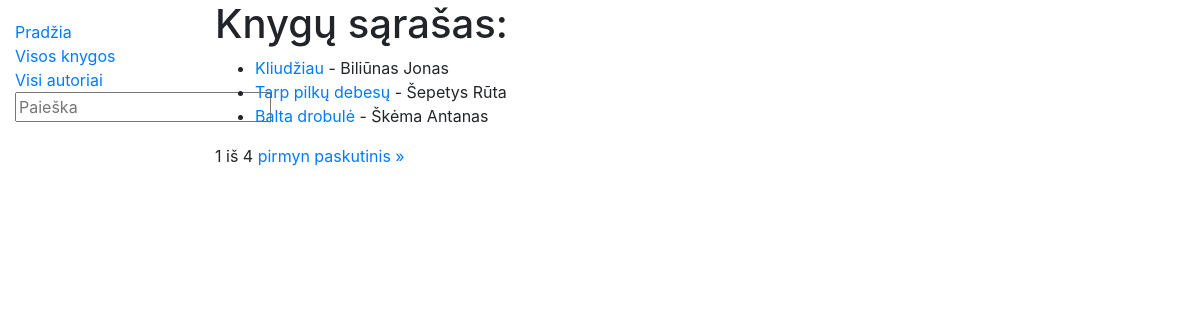
/library/books/, run on the app's committed database.
### library/models.py (models this page shows, shortened)
class Book(models.Model):
    title = models.CharField('Pavadinimas', max_length=200)
    summary = models.TextField('Aprašymas', max_length=1000)
    isbn = models.CharField('ISBN', max_length=13,
                            help_text='13 Simbolių <a href="https://lt.wikipedia.org/wiki/ISBN"> ISBN kodas</a>')
    author = models.ForeignKey('Author', on_delete=models.SET_NULL, null=True, related_name='books')
    genre = models.ManyToManyField('Genre', help_text='Išsirinkite žanrą(us)')
    def display_genre(self):
        return ', '.join(genre.name for genre in self.genre.all()[:2])
    display_genre.short_description = 'Žanras'

class Author(models.Model):
    first_name = models.CharField('Vardas', max_length=100)
    last_name = models.CharField('Pavarde', max_length=100)
    description = models.TextField('Aprašymas', max_length=2000, default='Labai geras autorius')
    class Meta:
        ordering = ['last_name', 'first_name']
    def __str__(self):
        return f'{self.last_name}  {self.first_name}'
    def display_books(self):
        return ', '.join(book.title for book in self.books.all()[:3])
    display_books.short_Description = 'Knygos'

### library/views.py (the view)
# urls.py: path('books/', views.BookListView.as_view(), name='books-all'),
class BookListView(generic.ListView):
    model = Book # modelioklase_list  -> taip atsiranda pavadinimas book_list
    context_object_name = 'book_list'
    template_name = 'book_list.html'
    paginate_by = 3  # supuslapiuoja po tris eilutes ir i sablona paduodamas page_obj

### library/templates/book_list.html (shortened to what this page needs)
{% extends 'base.html' %}
{% block content %}
<h1>Knygų sąrašas:</h1>
{% if book_list %}
<ul>
  {% for book in book_list %}
  <li><a href="{% url 'book-one' book.id %}"> {{ book.title }} </a> - {{ book.author }}</li>
  {% endfor %}
</ul>
{% else %}
<p>Bibliotekoje knygų nėra</p>
{% endif %}
<div class="pagination">
  <span class="step-link">
    <span class="current">
      {{ page_obj.number }} iš {{ page_obj.paginator.num_pages }}
    </span>
    {% if page_obj.has_next %}
    <a href="?page={{ page_obj.next_page_number }}">pirmyn</a>
    <a href="?page={{ page_obj.paginator.num_pages }}">paskutinis &raquo;</a>
    {% endif %}
  </span>
</div>
  {% endblock %}

### data on the page
Book: title "Kliudžiau", author "Biliūnas Jonas"
Book: title "Tarp pilkų debesų", author "Šepetys Rūta"
Book: title "Balta drobulė", author "Škėma Antanas"

### other printed values
{{ page_obj.number }} "1"
{{ page_obj.paginator.num_pages }} "4"
